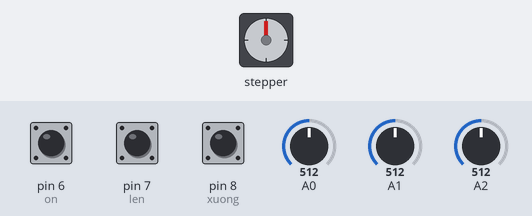
Simulated run of this sketch. Board: Arduino Uno, built with avr-gcc and run on an emulated ATmega328P. Shown: stepper motor. Wiring (inferred from the names in the program): stepper motor driver (200 steps per turn assumed): step pin 3; direction pin 4; enable pin 5. Inputs (shaded band) come from the test bench; at power-on: pin 6 (on) HIGH, pin 7 (len) HIGH, pin 8 (xuong) HIGH, A0 = 512, A1 = 512, A2 = 512. What the sketch prints to the serial monitor is not drawn.

Above: at 1.2 s.
1.3 s: pin 6 (on) pulled LOW for 0.15 s
At 6.4 s:
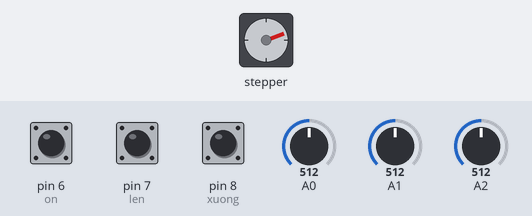
7.4 s: pin 7 (len) pulled LOW for 3.2 s
12.1 s: pin 8 (xuong) pulled LOW for 3.2 s
At 16.0 s:
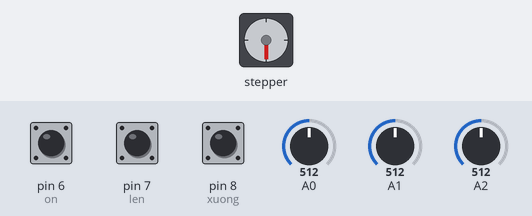
16.8 s: pin 7 (len) pulled LOW for 0.15 s
At 17.8 s:
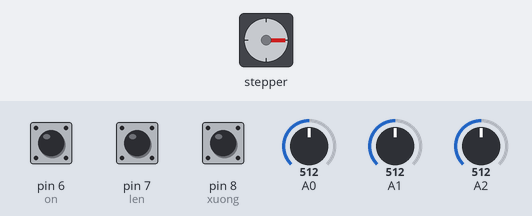
18.4 s: pin 6 (on) pulled LOW for 1 s
At 22.3 s:
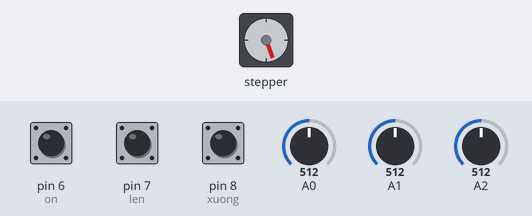
22.4 s: pin 6 (on) driven LOW and pin 8 (xuong) driven LOW
Timing chart, 0 to 72.9 s (numbered marks = the images above; inputs shaded):
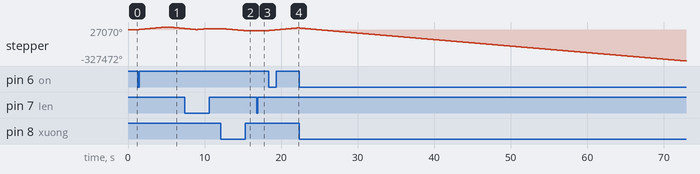

The sketch:

CODE-007.ino
```cpp
//VTM https://www.youtube.com/c/VTMVlogVoThongMinh
const int stepPin = 3;//clk+
const int dirPin = 4;//cw+
const int enPin = 5;
int on = 6;
int len = 7;
int xuong = 8;
int ssr = 12;
void setup() {
  Serial.begin(9600);
  pinMode(stepPin, OUTPUT);
  pinMode(dirPin, OUTPUT);
  pinMode(enPin, OUTPUT);
  pinMode(ssr, OUTPUT);
  pinMode(on, INPUT_PULLUP);
  pinMode(len, INPUT_PULLUP);
  pinMode(xuong, INPUT_PULLUP);
  digitalWrite(enPin, LOW);
}
void loop() {
set:
  digitalWrite(ssr, LOW);
  long bb = analogRead(A0);
  long aa = analogRead(A1);
  long cc = analogRead(A2);
  long b = map(bb, 0, 1023, 40, 200);
  long a = map(aa, 0, 1023, 50, 30000);
  long c = map(cc, 0, 1023, 0, 150);
  Serial.println(b);
  if (digitalRead(len) == LOW) {
    Serial.println("len");
    digitalWrite(enPin, LOW);
    digitalWrite(dirPin, HIGH);
    for (int x = 0; x < 50; x++) {
      digitalWrite(stepPin, HIGH);
      delayMicroseconds(b);
      digitalWrite(stepPin, LOW);
      delayMicroseconds(b);
    }
    goto set;
  }
  ///////////////////////////////////////////////////////
  if (digitalRead(xuong) == LOW) {
    Serial.println("xuong");
    digitalWrite(enPin, LOW);
    digitalWrite(dirPin, LOW);
    for (int x = 0; x < 50; x++) {
      digitalWrite(stepPin, HIGH);
      delayMicroseconds(b);
      digitalWrite(stepPin, LOW);
      delayMicroseconds(b);
    }
    goto set;
  }
  ///////////////////////////////////////////////////////
  if (digitalRead(on) == LOW) {
    Serial.println("ON");
    digitalWrite(enPin, LOW);
    digitalWrite(dirPin, HIGH);
    for (int x = 0; x < a; x++) {
      digitalWrite(stepPin, HIGH);
      delayMicroseconds(b);
      digitalWrite(stepPin, LOW);
      delayMicroseconds(b);
    }
    delay(100);
    digitalWrite(ssr, HIGH);
    delay(c);
    digitalWrite(ssr, LOW);
    digitalWrite(dirPin, LOW);
    for (int x = 0; x < a; x++) {
      digitalWrite(stepPin, HIGH);
      delayMicroseconds(b);
      digitalWrite(stepPin, LOW);
      delayMicroseconds(b);
    }
    goto set;
  }
}
```

Measured:
- after the input at 1.3 s, stepper: turns 27070° clockwise in 3.8 s, then 15603° counter-clockwise in 2.2 s
- after the input at 12.1 s, stepper: turns 21690° counter-clockwise in 3.2 s, starting at once
- after the input at 16.8 s, stepper: turns 990° clockwise in 0.15 s, starting at once
- after the input at 18.4 s, stepper: turns 27070° clockwise in 3.8 s, then 439° counter-clockwise in 0.06 s
